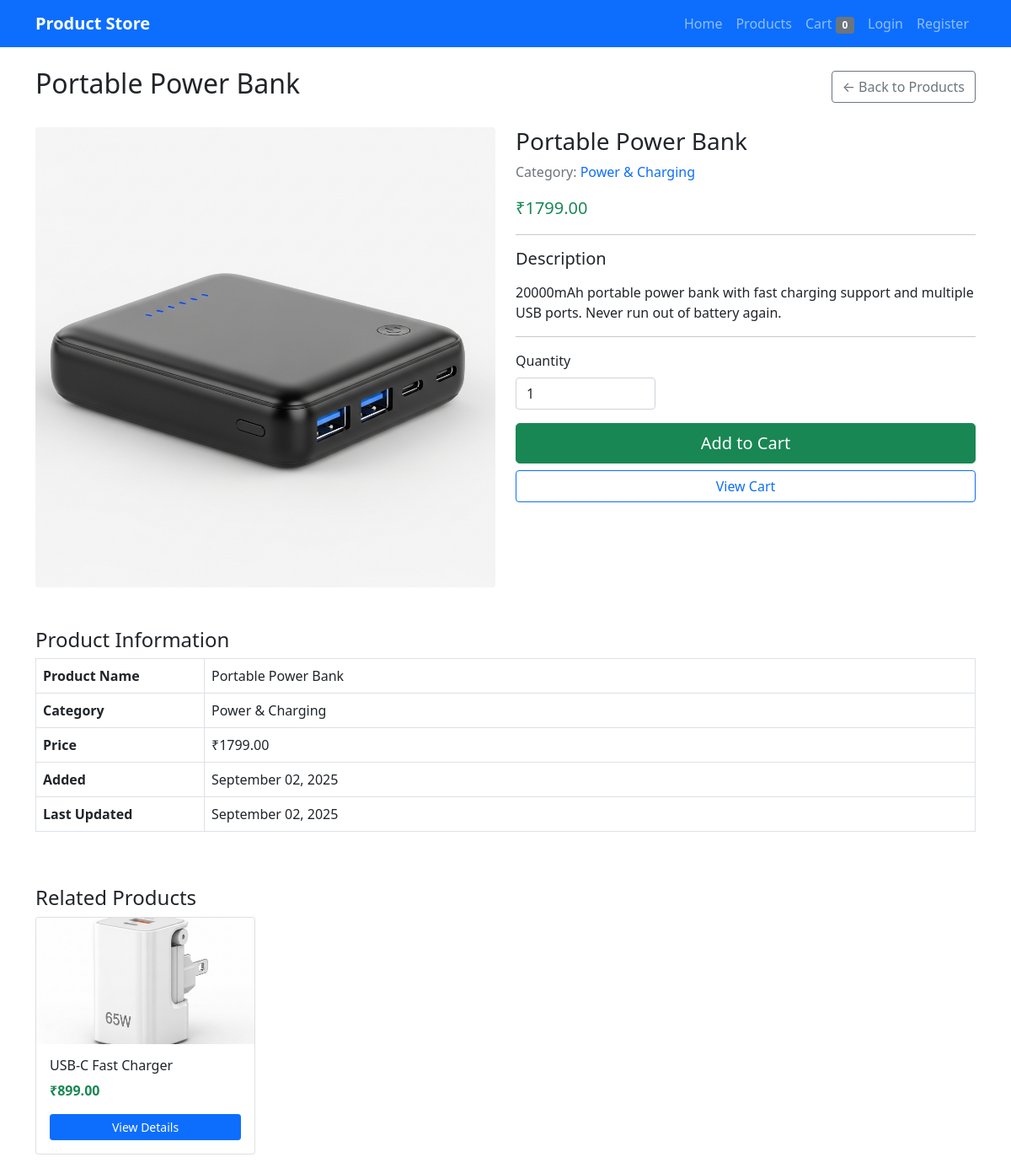
Screenshot of /products/portable-power-bank/ with the database file from the repository.
### products/models.py (models this page shows, shortened)
class Product(models.Model):
    name = models.CharField(max_length=200)
    slug = models.SlugField(max_length=200, unique=True)
    description = models.TextField()
    price = models.DecimalField(max_digits=10, decimal_places=2)
    category = models.ForeignKey(Category, on_delete=models.CASCADE, related_name='products', null=True, blank=True)
    image = models.ImageField(upload_to='products/', blank=True, null=True)
    created_at = models.DateTimeField(auto_now_add=True)
    updated_at = models.DateTimeField(auto_now=True)
    class Meta:
        ordering = ['name']

class Category(models.Model):
    name = models.CharField(max_length=100)
    slug = models.SlugField(max_length=100, unique=True)
    description = models.TextField(blank=True)
    created_at = models.DateTimeField(auto_now_add=True)
    class Meta:
        verbose_name_plural = 'Categories'
        ordering = ['name']

### products/views.py (the view)
# urls.py: path('products/<slug:slug>/', views.product_detail, name='product_detail'),
def product_detail(request, slug):
    product = get_object_or_404(Product, slug=slug)
    related_products = Product.objects.filter(category=product.category).exclude(id=product.id)[:4]
    return render(request, 'products/product_detail.html', {
        'product': product,
        'related_products': related_products
    })

### products/templates/products/product_detail.html (shortened to what this page needs)
{% extends 'products/base.html' %}
{% block content %}
<div class="d-flex justify-content-between align-items-center mb-4">
    <h2>{{ product.name }}</h2>
    <a href="{% url 'product_list' %}" class="btn btn-outline-secondary">← Back to Products</a>
</div>
<div class="row">
    <div class="col-md-6">
        {% if product.image %}
            <img src="{{ product.image.url }}" class="img-fluid rounded" alt="{{ product.name }}">
        {% else %}
            <div class="bg-light p-5 text-center rounded">
                <span class="text-muted">No Image Available</span>
            </div>
        {% endif %}
    </div>
    <div class="col-md-6">
        <div class="product-details">
            <h3>{{ product.name }}</h3>
            {% if product.category %}
                <p class="text-muted">Category: <a href="{% url 'product_list' %}?category={{ product.category.slug }}" class="text-decoration-none">{{ product.category.name }}</a></p>
            {% endif %}
            <p class="lead text-success">₹{{ product.price }}</p>
            <hr>
            <h5>Description</h5>
            <p>{{ product.description|linebreaks }}</p>
            <hr>
            <form method="post" action="{% url 'add_to_cart' product.id %}">
                <div class="row mb-3">
                    <div class="col-md-4">
                        <label for="quantity" class="form-label">Quantity</label>
                        <input type="number" class="form-control" id="quantity" name="quantity" value="1" min="1" max="10">
                    </div>
                </div>
                <div class="d-grid gap-2">
                    <button type="submit" class="btn btn-success btn-lg">Add to Cart</button>
                    <a href="{% url 'cart_view' %}" class="btn btn-outline-primary">View Cart</a>
                </div>
            </form>
        </div>
    </div>
</div>
<div class="mt-5">
    <h4>Product Information</h4>
    <div class="table-responsive">
        <table class="table table-bordered">
            <tr>
                <th width="200">Product Name</th>
                <td>{{ product.name }}</td>
            </tr>
            <tr>
                <th>Category</th>
                <td>{{ product.category.name|default:"Uncategorized" }}</td>
            </tr>
            <tr>
                <th>Price</th>
                <td>₹{{ product.price }}</td>
            </tr>
            <tr>
                <th>Added</th>
                <td>{{ product.created_at|date:"F d, Y" }}</td>
            </tr>
            <tr>
                <th>Last Updated</th>
                <td>{{ product.updated_at|date:"F d, Y" }}</td>
            </tr>
        </table>
    </div>
</div>
{% if related_products %}
<div class="mt-5">
    <h4>Related Products</h4>
    <div class="row">
        {% for related in related_products %}
        <div class="col-md-3 mb-3">
            <div class="card h-100">
                {% if related.image %}
                    <img src="{{ related.image.url }}" class="card-img-top" alt="{{ related.name }}" style="height: 150px; object-fit: cover;">
                {% else %}
                    <div class="bg-light d-flex align-items-center justify-content-center" style="height: 150px;">
                        <span class="text-muted">No Image</span>
                    </div>
                {% endif %}
                <div class="card-body d-flex flex-column">
                    <h6 class="card-title">{{ related.name }}</h6>
                    <p class="card-text text-success"><strong>₹{{ related.price }}</strong></p>
                    <a href="{% url 'product_detail' related.slug %}" class="btn btn-sm btn-primary mt-auto">View Details</a>
                </div>
            </div>
        </div>
        {% endfor %}
    </div>
</div>
{% endif %}
{% endblock %}

### products/templates/products/base.html (style rules this page uses)
.card-img-top { height: 200px; object-fit: cover; }

### rows the page displays
Product: name "Portable Power Bank", image (picture), category.name "Power & Charging", price "1799.00", description "20000mAh portable power bank with fast charging support and multiple USB ports. Never run out of battery again.", created_at "September 02, 2025", updated_at "September 02, 2025"
Product: image (picture), name "USB-C Fast Charger", price "899.00"

### other values shown
{{ request.session.cart|length|default:0 }} "0"
